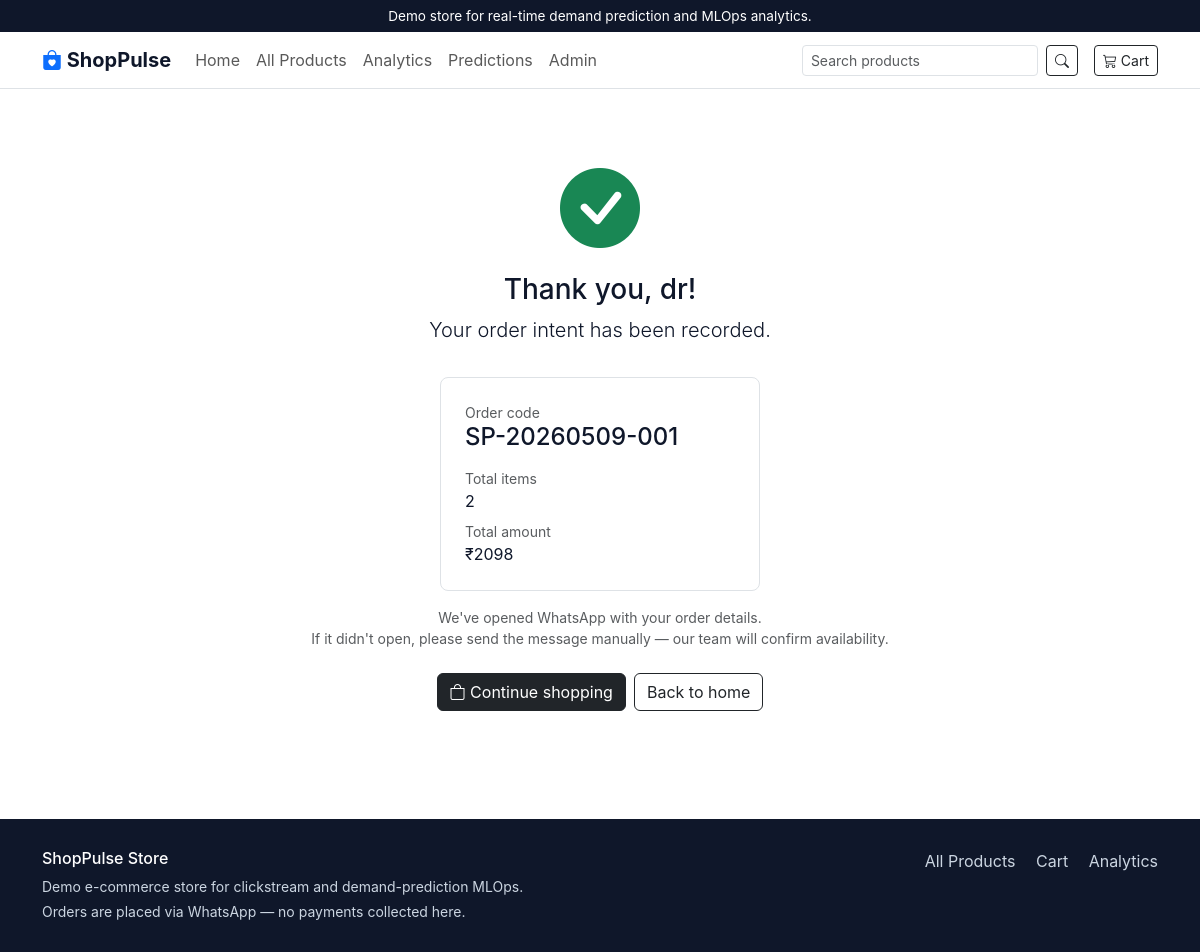
The app's page /order-success/SP-20260509-001 with its own data.
### models.py (models this page shows)
class OrderIntent(db.Model):
    __tablename__ = "order_intents"
    id = db.Column(db.Integer, primary_key=True)
    order_code = db.Column(db.String(40), unique=True, nullable=False, index=True)
    cart_id = db.Column(db.String(64), index=True)
    session_id = db.Column(db.String(64), index=True)
    customer_name = db.Column(db.String(120), nullable=False)
    customer_phone = db.Column(db.String(40), nullable=False)
    customer_city = db.Column(db.String(80))
    customer_notes = db.Column(db.Text)
    cart_json = db.Column(db.Text, nullable=False)
    total_amount = db.Column(db.Float, nullable=False)
    total_items = db.Column(db.Integer, nullable=False)
    whatsapp_message = db.Column(db.Text)
    status = db.Column(db.String(40), default="pending_whatsapp", index=True)
    created_at = db.Column(db.DateTime, default=datetime.utcnow, index=True)

### app.py (the view)
    @app.route("/order-success/<order_code>")
    def order_success(order_code):
        order = OrderIntent.query.filter_by(order_code=order_code).first()
        if not order:
            abort(404)
        return render_template("order_success.html", order=order)

### templates/order_success.html (shortened to what this page needs)
{% extends 'base.html' %}
{% block content %}
<div class="text-center py-5">
  <div class="mb-3"><i class="bi bi-check-circle-fill text-success display-1"></i></div>
  <h3>Thank you, {{ order.customer_name.split(' ')[0] }}!</h3>
  <p class="lead">Your order intent has been recorded.</p>
  <div class="d-inline-block bg-white border rounded-3 p-4 my-3 text-start" style="min-width: 320px;">
    <div class="small text-muted">Order code</div>
    <div class="h4 mb-3">{{ order.order_code }}</div>
    <div class="small text-muted">Total items</div>
    <div class="mb-2">{{ order.total_items }}</div>
    <div class="small text-muted">Total amount</div>
    <div class="mb-0">₹{{ order.total_amount | int }}</div>
  </div>
  <p class="text-muted small">
    We've opened WhatsApp with your order details. <br>
    If it didn't open, please send the message manually — our team will confirm availability.
  </p>
  <div class="mt-4 d-flex justify-content-center gap-2 flex-wrap">
    <a href="{{ url_for('products') }}" class="btn btn-dark">
      <i class="bi bi-bag"></i> Continue shopping
    </a>
    <a href="{{ url_for('index') }}" class="btn btn-outline-dark">Back to home</a>
  </div>
</div>
{% endblock %}

### static/css/style.css (style rules this page uses)
:root { --sp-navy: #0f172a; --sp-navy-soft: #1e293b; --sp-blue: #2563eb; --sp-green: #22c55e; --sp-green-dark: #16a34a; --sp-bg: #ffffff; --sp-section: #f5f7fa; --sp-border: #e5e7eb; --sp-muted: #6b7280; }
body { background: var(--sp-bg); color: var(--sp-navy); font-family: -apple-system, BlinkMacSystemFont, "Segoe UI", Roboto, "Helvetica Neue", Arial, sans-serif; }
a { color: var(--sp-blue); text-decoration: none; }

### records on screen
OrderIntent: customer_name "dr", order_code "SP-20260509-001", total_items "2", total_amount "2098"
